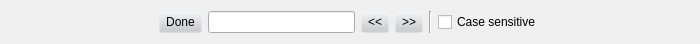
<?xml version="1.0" encoding="UTF-8"?>
<ui version="4.0">
 <class>SearchBar</class>
 <widget class="QWidget" name="SearchBar">
  <property name="geometry">
   <rect>
    <x>0</x>
    <y>0</y>
    <width>700</width>
    <height>34</height>
   </rect>
  </property>
  <property name="windowTitle">
   <string>Form</string>
  </property>
  <layout class="QHBoxLayout" name="horizontalLayout">
   <item>
    <spacer name="horizontalSpacer_2">
     <property name="orientation">
      <enum>Qt::Horizontal</enum>
     </property>
     <property name="sizeHint" stdset="0">
      <size>
       <width>40</width>
       <height>20</height>
      </size>
     </property>
    </spacer>
   </item>
   <item>
    <widget class="QToolButton" name="doneButton">
     <property name="maximumSize">
      <size>
       <width>60</width>
       <height>32</height>
      </size>
     </property>
     <property name="palette">
      <palette>
       <active>
        <colorrole role="WindowText">
         <brush brushstyle="SolidPattern">
          <color alpha="255">
           <red>0</red>
           <green>0</green>
           <blue>0</blue>
          </color>
         </brush>
        </colorrole>
        <colorrole role="Button">
         <brush brushstyle="SolidPattern">
          <color alpha="0">
           <red>201</red>
           <green>203</green>
           <blue>205</blue>
          </color>
         </brush>
        </colorrole>
        <colorrole role="Light">
         <brush brushstyle="SolidPattern">
          <color alpha="0">
           <red>255</red>
           <green>255</green>
           <blue>255</blue>
          </color>
         </brush>
        </colorrole>
        <colorrole role="Midlight">
         <brush brushstyle="SolidPattern">
          <color alpha="0">
           <red>228</red>
           <green>229</green>
           <blue>230</blue>
          </color>
         </brush>
        </colorrole>
        <colorrole role="Dark">
         <brush brushstyle="SolidPattern">
          <color alpha="0">
           <red>100</red>
           <green>101</green>
           <blue>102</blue>
          </color>
         </brush>
        </colorrole>
        <colorrole role="Mid">
         <brush brushstyle="SolidPattern">
          <color alpha="0">
           <red>134</red>
           <green>135</green>
           <blue>137</blue>
          </color>
         </brush>
        </colorrole>
        <colorrole role="Text">
         <brush brushstyle="SolidPattern">
          <color alpha="255">
           <red>0</red>
           <green>0</green>
           <blue>0</blue>
          </color>
         </brush>
        </colorrole>
        <colorrole role="BrightText">
         <brush brushstyle="SolidPattern">
          <color alpha="255">
           <red>255</red>
           <green>255</green>
           <blue>255</blue>
          </color>
         </brush>
        </colorrole>
        <colorrole role="ButtonText">
         <brush brushstyle="SolidPattern">
          <color alpha="255">
           <red>0</red>
           <green>0</green>
           <blue>0</blue>
          </color>
         </brush>
        </colorrole>
        <colorrole role="Base">
         <brush brushstyle="SolidPattern">
          <color alpha="255">
           <red>255</red>
           <green>255</green>
           <blue>255</blue>
          </color>
         </brush>
        </colorrole>
        <colorrole role="Window">
         <brush brushstyle="SolidPattern">
          <color alpha="0">
           <red>201</red>
           <green>203</green>
           <blue>205</blue>
          </color>
         </brush>
        </colorrole>
        <colorrole role="Shadow">
         <brush brushstyle="SolidPattern">
          <color alpha="255">
           <red>0</red>
           <green>0</green>
           <blue>0</blue>
          </color>
         </brush>
        </colorrole>
        <colorrole role="AlternateBase">
         <brush brushstyle="SolidPattern">
          <color alpha="127">
           <red>228</red>
           <green>229</green>
           <blue>230</blue>
          </color>
         </brush>
        </colorrole>
        <colorrole role="ToolTipBase">
         <brush brushstyle="SolidPattern">
          <color alpha="255">
           <red>255</red>
           <green>255</green>
           <blue>220</blue>
          </color>
         </brush>
        </colorrole>
        <colorrole role="ToolTipText">
         <brush brushstyle="SolidPattern">
          <color alpha="255">
           <red>0</red>
           <green>0</green>
           <blue>0</blue>
          </color>
         </brush>
        </colorrole>
       </active>
       <inactive>
        <colorrole role="WindowText">
         <brush brushstyle="SolidPattern">
          <color alpha="255">
           <red>0</red>
           <green>0</green>
           <blue>0</blue>
          </color>
         </brush>
        </colorrole>
        <colorrole role="Button">
         <brush brushstyle="SolidPattern">
          <color alpha="0">
           <red>201</red>
           <green>203</green>
           <blue>205</blue>
          </color>
         </brush>
        </colorrole>
        <colorrole role="Light">
         <brush brushstyle="SolidPattern">
          <color alpha="0">
           <red>255</red>
           <green>255</green>
           <blue>255</blue>
          </color>
         </brush>
        </colorrole>
        <colorrole role="Midlight">
         <brush brushstyle="SolidPattern">
          <color alpha="0">
           <red>228</red>
           <green>229</green>
           <blue>230</blue>
          </color>
         </brush>
        </colorrole>
        <colorrole role="Dark">
         <brush brushstyle="SolidPattern">
          <color alpha="0">
           <red>100</red>
           <green>101</green>
           <blue>102</blue>
          </color>
         </brush>
        </colorrole>
        <colorrole role="Mid">
         <brush brushstyle="SolidPattern">
          <color alpha="0">
           <red>134</red>
           <green>135</green>
           <blue>137</blue>
          </color>
         </brush>
        </colorrole>
        <colorrole role="Text">
         <brush brushstyle="SolidPattern">
          <color alpha="255">
           <red>0</red>
           <green>0</green>
           <blue>0</blue>
          </color>
         </brush>
        </colorrole>
        <colorrole role="BrightText">
         <brush brushstyle="SolidPattern">
          <color alpha="255">
           <red>255</red>
           <green>255</green>
           <blue>255</blue>
          </color>
         </brush>
        </colorrole>
        <colorrole role="ButtonText">
         <brush brushstyle="SolidPattern">
          <color alpha="255">
           <red>0</red>
           <green>0</green>
           <blue>0</blue>
          </color>
         </brush>
        </colorrole>
        <colorrole role="Base">
         <brush brushstyle="SolidPattern">
          <color alpha="255">
           <red>255</red>
           <green>255</green>
           <blue>255</blue>
          </color>
         </brush>
        </colorrole>
        <colorrole role="Window">
         <brush brushstyle="SolidPattern">
          <color alpha="0">
           <red>201</red>
           <green>203</green>
           <blue>205</blue>
          </color>
         </brush>
        </colorrole>
        <colorrole role="Shadow">
         <brush brushstyle="SolidPattern">
          <color alpha="255">
           <red>0</red>
           <green>0</green>
           <blue>0</blue>
          </color>
         </brush>
        </colorrole>
        <colorrole role="AlternateBase">
         <brush brushstyle="SolidPattern">
          <color alpha="127">
           <red>228</red>
           <green>229</green>
           <blue>230</blue>
          </color>
         </brush>
        </colorrole>
        <colorrole role="ToolTipBase">
         <brush brushstyle="SolidPattern">
          <color alpha="255">
           <red>255</red>
           <green>255</green>
           <blue>220</blue>
          </color>
         </brush>
        </colorrole>
        <colorrole role="ToolTipText">
         <brush brushstyle="SolidPattern">
          <color alpha="255">
           <red>0</red>
           <green>0</green>
           <blue>0</blue>
          </color>
         </brush>
        </colorrole>
       </inactive>
       <disabled>
        <colorrole role="WindowText">
         <brush brushstyle="SolidPattern">
          <color alpha="0">
           <red>100</red>
           <green>101</green>
           <blue>102</blue>
          </color>
         </brush>
        </colorrole>
        <colorrole role="Button">
         <brush brushstyle="SolidPattern">
          <color alpha="0">
           <red>201</red>
           <green>203</green>
           <blue>205</blue>
          </color>
         </brush>
        </colorrole>
        <colorrole role="Light">
         <brush brushstyle="SolidPattern">
          <color alpha="0">
           <red>255</red>
           <green>255</green>
           <blue>255</blue>
          </color>
         </brush>
        </colorrole>
        <colorrole role="Midlight">
         <brush brushstyle="SolidPattern">
          <color alpha="0">
           <red>228</red>
           <green>229</green>
           <blue>230</blue>
          </color>
         </brush>
        </colorrole>
        <colorrole role="Dark">
         <brush brushstyle="SolidPattern">
          <color alpha="0">
           <red>100</red>
           <green>101</green>
           <blue>102</blue>
          </color>
         </brush>
        </colorrole>
        <colorrole role="Mid">
         <brush brushstyle="SolidPattern">
          <color alpha="0">
           <red>134</red>
           <green>135</green>
           <blue>137</blue>
          </color>
         </brush>
        </colorrole>
        <colorrole role="Text">
         <brush brushstyle="SolidPattern">
          <color alpha="0">
           <red>100</red>
           <green>101</green>
           <blue>102</blue>
          </color>
         </brush>
        </colorrole>
        <colorrole role="BrightText">
         <brush brushstyle="SolidPattern">
          <color alpha="255">
           <red>255</red>
           <green>255</green>
           <blue>255</blue>
          </color>
         </brush>
        </colorrole>
        <colorrole role="ButtonText">
         <brush brushstyle="SolidPattern">
          <color alpha="0">
           <red>100</red>
           <green>101</green>
           <blue>102</blue>
          </color>
         </brush>
        </colorrole>
        <colorrole role="Base">
         <brush brushstyle="SolidPattern">
          <color alpha="0">
           <red>201</red>
           <green>203</green>
           <blue>205</blue>
          </color>
         </brush>
        </colorrole>
        <colorrole role="Window">
         <brush brushstyle="SolidPattern">
          <color alpha="0">
           <red>201</red>
           <green>203</green>
           <blue>205</blue>
          </color>
         </brush>
        </colorrole>
        <colorrole role="Shadow">
         <brush brushstyle="SolidPattern">
          <color alpha="255">
           <red>0</red>
           <green>0</green>
           <blue>0</blue>
          </color>
         </brush>
        </colorrole>
        <colorrole role="AlternateBase">
         <brush brushstyle="SolidPattern">
          <color alpha="0">
           <red>201</red>
           <green>203</green>
           <blue>205</blue>
          </color>
         </brush>
        </colorrole>
        <colorrole role="ToolTipBase">
         <brush brushstyle="SolidPattern">
          <color alpha="255">
           <red>255</red>
           <green>255</green>
           <blue>220</blue>
          </color>
         </brush>
        </colorrole>
        <colorrole role="ToolTipText">
         <brush brushstyle="SolidPattern">
          <color alpha="255">
           <red>0</red>
           <green>0</green>
           <blue>0</blue>
          </color>
         </brush>
        </colorrole>
       </disabled>
      </palette>
     </property>
     <property name="toolTip">
      <string>Close search bar</string>
     </property>
     <property name="text">
      <string>Done</string>
     </property>
     <property name="icon">
      <iconset theme="dialog-close">
       <normaloff/>
      </iconset>
     </property>
    </widget>
   </item>
   <item>
    <widget class="QLineEdit" name="textBar">
     <property name="maximumSize">
      <size>
       <width>16777215</width>
       <height>32</height>
      </size>
     </property>
     <property name="toolTip">
      <string>Type the search here</string>
     </property>
    </widget>
   </item>
   <item>
    <widget class="QToolButton" name="previousButton">
     <property name="maximumSize">
      <size>
       <width>32</width>
       <height>32</height>
      </size>
     </property>
     <property name="palette">
      <palette>
       <active>
        <colorrole role="WindowText">
         <brush brushstyle="SolidPattern">
          <color alpha="255">
           <red>0</red>
           <green>0</green>
           <blue>0</blue>
          </color>
         </brush>
        </colorrole>
        <colorrole role="Button">
         <brush brushstyle="SolidPattern">
          <color alpha="0">
           <red>201</red>
           <green>203</green>
           <blue>205</blue>
          </color>
         </brush>
        </colorrole>
        <colorrole role="Light">
         <brush brushstyle="SolidPattern">
          <color alpha="0">
           <red>255</red>
           <green>255</green>
           <blue>255</blue>
          </color>
         </brush>
        </colorrole>
        <colorrole role="Midlight">
         <brush brushstyle="SolidPattern">
          <color alpha="0">
           <red>228</red>
           <green>229</green>
           <blue>230</blue>
          </color>
         </brush>
        </colorrole>
        <colorrole role="Dark">
         <brush brushstyle="SolidPattern">
          <color alpha="0">
           <red>100</red>
           <green>101</green>
           <blue>102</blue>
          </color>
         </brush>
        </colorrole>
        <colorrole role="Mid">
         <brush brushstyle="SolidPattern">
          <color alpha="0">
           <red>134</red>
           <green>135</green>
           <blue>137</blue>
          </color>
         </brush>
        </colorrole>
        <colorrole role="Text">
         <brush brushstyle="SolidPattern">
          <color alpha="255">
           <red>0</red>
           <green>0</green>
           <blue>0</blue>
          </color>
         </brush>
        </colorrole>
        <colorrole role="BrightText">
         <brush brushstyle="SolidPattern">
          <color alpha="255">
           <red>255</red>
           <green>255</green>
           <blue>255</blue>
          </color>
         </brush>
        </colorrole>
        <colorrole role="ButtonText">
         <brush brushstyle="SolidPattern">
          <color alpha="255">
           <red>0</red>
           <green>0</green>
           <blue>0</blue>
          </color>
         </brush>
        </colorrole>
        <colorrole role="Base">
         <brush brushstyle="SolidPattern">
          <color alpha="255">
           <red>255</red>
           <green>255</green>
           <blue>255</blue>
          </color>
         </brush>
        </colorrole>
        <colorrole role="Window">
         <brush brushstyle="SolidPattern">
          <color alpha="0">
           <red>201</red>
           <green>203</green>
           <blue>205</blue>
          </color>
         </brush>
        </colorrole>
        <colorrole role="Shadow">
         <brush brushstyle="SolidPattern">
          <color alpha="255">
           <red>0</red>
           <green>0</green>
           <blue>0</blue>
          </color>
         </brush>
        </colorrole>
        <colorrole role="AlternateBase">
         <brush brushstyle="SolidPattern">
          <color alpha="127">
           <red>228</red>
           <green>229</green>
           <blue>230</blue>
          </color>
         </brush>
        </colorrole>
        <colorrole role="ToolTipBase">
         <brush brushstyle="SolidPattern">
          <color alpha="255">
           <red>255</red>
           <green>255</green>
           <blue>220</blue>
          </color>
         </brush>
        </colorrole>
        <colorrole role="ToolTipText">
         <brush brushstyle="SolidPattern">
          <color alpha="255">
           <red>0</red>
           <green>0</green>
           <blue>0</blue>
          </color>
         </brush>
        </colorrole>
       </active>
       <inactive>
        <colorrole role="WindowText">
         <brush brushstyle="SolidPattern">
          <color alpha="255">
           <red>0</red>
           <green>0</green>
           <blue>0</blue>
          </color>
         </brush>
        </colorrole>
        <colorrole role="Button">
         <brush brushstyle="SolidPattern">
          <color alpha="0">
           <red>201</red>
           <green>203</green>
           <blue>205</blue>
          </color>
         </brush>
        </colorrole>
        <colorrole role="Light">
         <brush brushstyle="SolidPattern">
          <color alpha="0">
           <red>255</red>
           <green>255</green>
           <blue>255</blue>
          </color>
         </brush>
        </colorrole>
        <colorrole role="Midlight">
         <brush brushstyle="SolidPattern">
          <color alpha="0">
           <red>228</red>
           <green>229</green>
           <blue>230</blue>
          </color>
         </brush>
        </colorrole>
        <colorrole role="Dark">
         <brush brushstyle="SolidPattern">
          <color alpha="0">
           <red>100</red>
           <green>101</green>
           <blue>102</blue>
          </color>
         </brush>
        </colorrole>
        <colorrole role="Mid">
         <brush brushstyle="SolidPattern">
          <color alpha="0">
           <red>134</red>
           <green>135</green>
           <blue>137</blue>
          </color>
         </brush>
        </colorrole>
        <colorrole role="Text">
         <brush brushstyle="SolidPattern">
          <color alpha="255">
           <red>0</red>
           <green>0</green>
           <blue>0</blue>
          </color>
         </brush>
        </colorrole>
        <colorrole role="BrightText">
         <brush brushstyle="SolidPattern">
          <color alpha="255">
           <red>255</red>
           <green>255</green>
           <blue>255</blue>
          </color>
         </brush>
        </colorrole>
        <colorrole role="ButtonText">
         <brush brushstyle="SolidPattern">
          <color alpha="255">
           <red>0</red>
           <green>0</green>
           <blue>0</blue>
          </color>
         </brush>
        </colorrole>
        <colorrole role="Base">
         <brush brushstyle="SolidPattern">
          <color alpha="255">
           <red>255</red>
           <green>255</green>
           <blue>255</blue>
          </color>
         </brush>
        </colorrole>
        <colorrole role="Window">
         <brush brushstyle="SolidPattern">
          <color alpha="0">
           <red>201</red>
           <green>203</green>
           <blue>205</blue>
          </color>
         </brush>
        </colorrole>
        <colorrole role="Shadow">
         <brush brushstyle="SolidPattern">
          <color alpha="255">
           <red>0</red>
           <green>0</green>
           <blue>0</blue>
          </color>
         </brush>
        </colorrole>
        <colorrole role="AlternateBase">
         <brush brushstyle="SolidPattern">
          <color alpha="127">
           <red>228</red>
           <green>229</green>
           <blue>230</blue>
          </color>
         </brush>
        </colorrole>
        <colorrole role="ToolTipBase">
         <brush brushstyle="SolidPattern">
          <color alpha="255">
           <red>255</red>
           <green>255</green>
           <blue>220</blue>
          </color>
         </brush>
        </colorrole>
        <colorrole role="ToolTipText">
         <brush brushstyle="SolidPattern">
          <color alpha="255">
           <red>0</red>
           <green>0</green>
           <blue>0</blue>
          </color>
         </brush>
        </colorrole>
       </inactive>
       <disabled>
        <colorrole role="WindowText">
         <brush brushstyle="SolidPattern">
          <color alpha="0">
           <red>100</red>
           <green>101</green>
           <blue>102</blue>
          </color>
         </brush>
        </colorrole>
        <colorrole role="Button">
         <brush brushstyle="SolidPattern">
          <color alpha="0">
           <red>201</red>
           <green>203</green>
           <blue>205</blue>
          </color>
         </brush>
        </colorrole>
        <colorrole role="Light">
         <brush brushstyle="SolidPattern">
          <color alpha="0">
           <red>255</red>
           <green>255</green>
           <blue>255</blue>
          </color>
         </brush>
        </colorrole>
        <colorrole role="Midlight">
         <brush brushstyle="SolidPattern">
          <color alpha="0">
           <red>228</red>
           <green>229</green>
           <blue>230</blue>
          </color>
         </brush>
        </colorrole>
        <colorrole role="Dark">
         <brush brushstyle="SolidPattern">
          <color alpha="0">
           <red>100</red>
           <green>101</green>
           <blue>102</blue>
          </color>
         </brush>
        </colorrole>
        <colorrole role="Mid">
         <brush brushstyle="SolidPattern">
          <color alpha="0">
           <red>134</red>
           <green>135</green>
           <blue>137</blue>
          </color>
         </brush>
        </colorrole>
        <colorrole role="Text">
         <brush brushstyle="SolidPattern">
          <color alpha="0">
           <red>100</red>
           <green>101</green>
           <blue>102</blue>
          </color>
         </brush>
        </colorrole>
        <colorrole role="BrightText">
         <brush brushstyle="SolidPattern">
          <color alpha="255">
           <red>255</red>
           <green>255</green>
           <blue>255</blue>
          </color>
         </brush>
        </colorrole>
        <colorrole role="ButtonText">
         <brush brushstyle="SolidPattern">
          <color alpha="0">
           <red>100</red>
           <green>101</green>
           <blue>102</blue>
          </color>
         </brush>
        </colorrole>
        <colorrole role="Base">
         <brush brushstyle="SolidPattern">
          <color alpha="0">
           <red>201</red>
           <green>203</green>
           <blue>205</blue>
          </color>
         </brush>
        </colorrole>
        <colorrole role="Window">
         <brush brushstyle="SolidPattern">
          <color alpha="0">
           <red>201</red>
           <green>203</green>
           <blue>205</blue>
          </color>
         </brush>
        </colorrole>
        <colorrole role="Shadow">
         <brush brushstyle="SolidPattern">
          <color alpha="255">
           <red>0</red>
           <green>0</green>
           <blue>0</blue>
          </color>
         </brush>
        </colorrole>
        <colorrole role="AlternateBase">
         <brush brushstyle="SolidPattern">
          <color alpha="0">
           <red>201</red>
           <green>203</green>
           <blue>205</blue>
          </color>
         </brush>
        </colorrole>
        <colorrole role="ToolTipBase">
         <brush brushstyle="SolidPattern">
          <color alpha="255">
           <red>255</red>
           <green>255</green>
           <blue>220</blue>
          </color>
         </brush>
        </colorrole>
        <colorrole role="ToolTipText">
         <brush brushstyle="SolidPattern">
          <color alpha="255">
           <red>0</red>
           <green>0</green>
           <blue>0</blue>
          </color>
         </brush>
        </colorrole>
       </disabled>
      </palette>
     </property>
     <property name="toolTip">
      <string>Previous search</string>
     </property>
     <property name="text">
      <string>&lt;&lt;</string>
     </property>
     <property name="icon">
      <iconset theme="go-up"/>
     </property>
    </widget>
   </item>
   <item>
    <widget class="QToolButton" name="nextButton">
     <property name="maximumSize">
      <size>
       <width>32</width>
       <height>32</height>
      </size>
     </property>
     <property name="palette">
      <palette>
       <active>
        <colorrole role="WindowText">
         <brush brushstyle="SolidPattern">
          <color alpha="255">
           <red>0</red>
           <green>0</green>
           <blue>0</blue>
          </color>
         </brush>
        </colorrole>
        <colorrole role="Button">
         <brush brushstyle="SolidPattern">
          <color alpha="0">
           <red>201</red>
           <green>203</green>
           <blue>205</blue>
          </color>
         </brush>
        </colorrole>
        <colorrole role="Light">
         <brush brushstyle="SolidPattern">
          <color alpha="0">
           <red>255</red>
           <green>255</green>
           <blue>255</blue>
          </color>
         </brush>
        </colorrole>
        <colorrole role="Midlight">
         <brush brushstyle="SolidPattern">
          <color alpha="0">
           <red>228</red>
           <green>229</green>
           <blue>230</blue>
          </color>
         </brush>
        </colorrole>
        <colorrole role="Dark">
         <brush brushstyle="SolidPattern">
          <color alpha="0">
           <red>100</red>
           <green>101</green>
           <blue>102</blue>
          </color>
         </brush>
        </colorrole>
        <colorrole role="Mid">
         <brush brushstyle="SolidPattern">
          <color alpha="0">
           <red>134</red>
           <green>135</green>
           <blue>137</blue>
          </color>
         </brush>
        </colorrole>
        <colorrole role="Text">
         <brush brushstyle="SolidPattern">
          <color alpha="255">
           <red>0</red>
           <green>0</green>
           <blue>0</blue>
          </color>
         </brush>
        </colorrole>
        <colorrole role="BrightText">
         <brush brushstyle="SolidPattern">
          <color alpha="255">
           <red>255</red>
           <green>255</green>
           <blue>255</blue>
          </color>
         </brush>
        </colorrole>
        <colorrole role="ButtonText">
         <brush brushstyle="SolidPattern">
          <color alpha="255">
           <red>0</red>
           <green>0</green>
           <blue>0</blue>
          </color>
         </brush>
        </colorrole>
        <colorrole role="Base">
         <brush brushstyle="SolidPattern">
          <color alpha="255">
           <red>255</red>
           <green>255</green>
           <blue>255</blue>
          </color>
         </brush>
        </colorrole>
        <colorrole role="Window">
         <brush brushstyle="SolidPattern">
          <color alpha="0">
           <red>201</red>
           <green>203</green>
           <blue>205</blue>
          </color>
         </brush>
        </colorrole>
        <colorrole role="Shadow">
         <brush brushstyle="SolidPattern">
          <color alpha="255">
           <red>0</red>
           <green>0</green>
           <blue>0</blue>
          </color>
         </brush>
        </colorrole>
        <colorrole role="AlternateBase">
         <brush brushstyle="SolidPattern">
          <color alpha="127">
           <red>228</red>
           <green>229</green>
           <blue>230</blue>
          </color>
         </brush>
        </colorrole>
        <colorrole role="ToolTipBase">
         <brush brushstyle="SolidPattern">
          <color alpha="255">
           <red>255</red>
           <green>255</green>
           <blue>220</blue>
          </color>
         </brush>
        </colorrole>
        <colorrole role="ToolTipText">
         <brush brushstyle="SolidPattern">
          <color alpha="255">
           <red>0</red>
           <green>0</green>
           <blue>0</blue>
          </color>
         </brush>
        </colorrole>
       </active>
       <inactive>
        <colorrole role="WindowText">
         <brush brushstyle="SolidPattern">
          <color alpha="255">
           <red>0</red>
           <green>0</green>
           <blue>0</blue>
          </color>
         </brush>
        </colorrole>
        <colorrole role="Button">
         <brush brushstyle="SolidPattern">
          <color alpha="0">
           <red>201</red>
           <green>203</green>
           <blue>205</blue>
          </color>
         </brush>
        </colorrole>
        <colorrole role="Light">
         <brush brushstyle="SolidPattern">
          <color alpha="0">
           <red>255</red>
           <green>255</green>
           <blue>255</blue>
          </color>
         </brush>
        </colorrole>
        <colorrole role="Midlight">
         <brush brushstyle="SolidPattern">
          <color alpha="0">
           <red>228</red>
           <green>229</green>
           <blue>230</blue>
          </color>
         </brush>
        </colorrole>
        <colorrole role="Dark">
         <brush brushstyle="SolidPattern">
          <color alpha="0">
           <red>100</red>
           <green>101</green>
           <blue>102</blue>
          </color>
         </brush>
        </colorrole>
        <colorrole role="Mid">
         <brush brushstyle="SolidPattern">
          <color alpha="0">
           <red>134</red>
           <green>135</green>
           <blue>137</blue>
          </color>
         </brush>
        </colorrole>
        <colorrole role="Text">
         <brush brushstyle="SolidPattern">
          <color alpha="255">
           <red>0</red>
           <green>0</green>
           <blue>0</blue>
          </color>
         </brush>
        </colorrole>
        <colorrole role="BrightText">
         <brush brushstyle="SolidPattern">
          <color alpha="255">
           <red>255</red>
           <green>255</green>
           <blue>255</blue>
          </color>
         </brush>
        </colorrole>
        <colorrole role="ButtonText">
         <brush brushstyle="SolidPattern">
          <color alpha="255">
           <red>0</red>
           <green>0</green>
           <blue>0</blue>
          </color>
         </brush>
        </colorrole>
        <colorrole role="Base">
         <brush brushstyle="SolidPattern">
          <color alpha="255">
           <red>255</red>
           <green>255</green>
           <blue>255</blue>
          </color>
         </brush>
        </colorrole>
        <colorrole role="Window">
         <brush brushstyle="SolidPattern">
          <color alpha="0">
           <red>201</red>
           <green>203</green>
           <blue>205</blue>
          </color>
         </brush>
        </colorrole>
        <colorrole role="Shadow">
         <brush brushstyle="SolidPattern">
          <color alpha="255">
           <red>0</red>
           <green>0</green>
           <blue>0</blue>
          </color>
         </brush>
        </colorrole>
        <colorrole role="AlternateBase">
         <brush brushstyle="SolidPattern">
          <color alpha="127">
           <red>228</red>
           <green>229</green>
           <blue>230</blue>
          </color>
         </brush>
        </colorrole>
        <colorrole role="ToolTipBase">
         <brush brushstyle="SolidPattern">
          <color alpha="255">
           <red>255</red>
           <green>255</green>
           <blue>220</blue>
          </color>
         </brush>
        </colorrole>
        <colorrole role="ToolTipText">
         <brush brushstyle="SolidPattern">
          <color alpha="255">
           <red>0</red>
           <green>0</green>
           <blue>0</blue>
          </color>
         </brush>
        </colorrole>
       </inactive>
       <disabled>
        <colorrole role="WindowText">
         <brush brushstyle="SolidPattern">
          <color alpha="0">
           <red>100</red>
           <green>101</green>
           <blue>102</blue>
          </color>
         </brush>
        </colorrole>
        <colorrole role="Button">
         <brush brushstyle="SolidPattern">
          <color alpha="0">
           <red>201</red>
           <green>203</green>
           <blue>205</blue>
          </color>
         </brush>
        </colorrole>
        <colorrole role="Light">
         <brush brushstyle="SolidPattern">
          <color alpha="0">
           <red>255</red>
           <green>255</green>
           <blue>255</blue>
          </color>
         </brush>
        </colorrole>
        <colorrole role="Midlight">
         <brush brushstyle="SolidPattern">
          <color alpha="0">
           <red>228</red>
           <green>229</green>
           <blue>230</blue>
          </color>
         </brush>
        </colorrole>
        <colorrole role="Dark">
         <brush brushstyle="SolidPattern">
          <color alpha="0">
           <red>100</red>
           <green>101</green>
           <blue>102</blue>
          </color>
         </brush>
        </colorrole>
        <colorrole role="Mid">
         <brush brushstyle="SolidPattern">
          <color alpha="0">
           <red>134</red>
           <green>135</green>
           <blue>137</blue>
          </color>
         </brush>
        </colorrole>
        <colorrole role="Text">
         <brush brushstyle="SolidPattern">
          <color alpha="0">
           <red>100</red>
           <green>101</green>
           <blue>102</blue>
          </color>
         </brush>
        </colorrole>
        <colorrole role="BrightText">
         <brush brushstyle="SolidPattern">
          <color alpha="255">
           <red>255</red>
           <green>255</green>
           <blue>255</blue>
          </color>
         </brush>
        </colorrole>
        <colorrole role="ButtonText">
         <brush brushstyle="SolidPattern">
          <color alpha="0">
           <red>100</red>
           <green>101</green>
           <blue>102</blue>
          </color>
         </brush>
        </colorrole>
        <colorrole role="Base">
         <brush brushstyle="SolidPattern">
          <color alpha="0">
           <red>201</red>
           <green>203</green>
           <blue>205</blue>
          </color>
         </brush>
        </colorrole>
        <colorrole role="Window">
         <brush brushstyle="SolidPattern">
          <color alpha="0">
           <red>201</red>
           <green>203</green>
           <blue>205</blue>
          </color>
         </brush>
        </colorrole>
        <colorrole role="Shadow">
         <brush brushstyle="SolidPattern">
          <color alpha="255">
           <red>0</red>
           <green>0</green>
           <blue>0</blue>
          </color>
         </brush>
        </colorrole>
        <colorrole role="AlternateBase">
         <brush brushstyle="SolidPattern">
          <color alpha="0">
           <red>201</red>
           <green>203</green>
           <blue>205</blue>
          </color>
         </brush>
        </colorrole>
        <colorrole role="ToolTipBase">
         <brush brushstyle="SolidPattern">
          <color alpha="255">
           <red>255</red>
           <green>255</green>
           <blue>220</blue>
          </color>
         </brush>
        </colorrole>
        <colorrole role="ToolTipText">
         <brush brushstyle="SolidPattern">
          <color alpha="255">
           <red>0</red>
           <green>0</green>
           <blue>0</blue>
          </color>
         </brush>
        </colorrole>
       </disabled>
      </palette>
     </property>
     <property name="toolTip">
      <string>Next search</string>
     </property>
     <property name="text">
      <string>&gt;&gt;</string>
     </property>
     <property name="icon">
      <iconset theme="go-down"/>
     </property>
    </widget>
   </item>
   <item>
    <widget class="Line" name="line">
     <property name="orientation">
      <enum>Qt::Vertical</enum>
     </property>
    </widget>
   </item>
   <item>
    <widget class="QCheckBox" name="checkBox">
     <property name="text">
      <string>Case sensitive</string>
     </property>
    </widget>
   </item>
   <item>
    <spacer name="horizontalSpacer">
     <property name="orientation">
      <enum>Qt::Horizontal</enum>
     </property>
     <property name="sizeHint" stdset="0">
      <size>
       <width>40</width>
       <height>20</height>
      </size>
     </property>
    </spacer>
   </item>
  </layout>
 </widget>
 <resources/>
 <connections/>
</ui>
